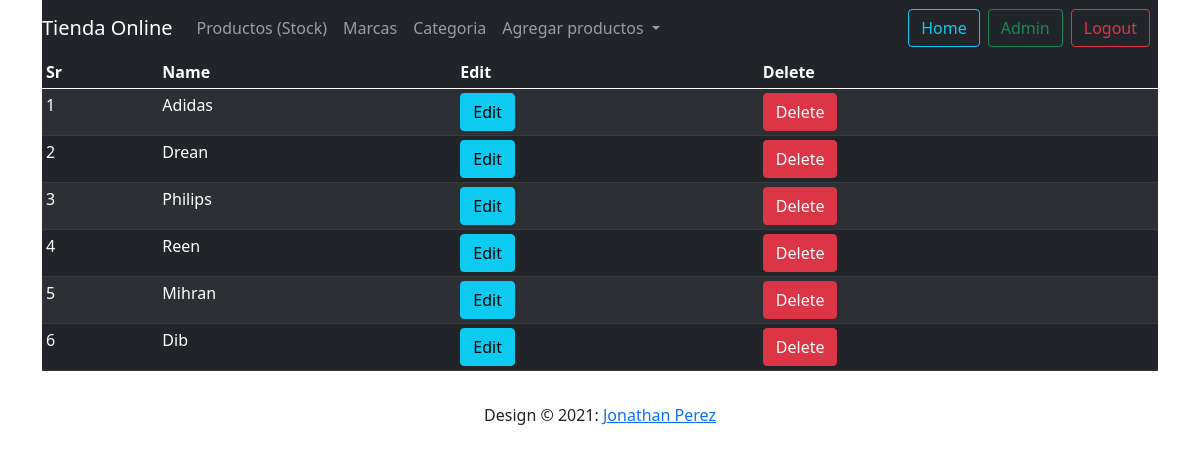
The app's page /brands (signed in) with its own data.
### shop/products/models.py (models this page shows)
class Brand(db.Model):
    id = db.Column(db.Integer, primary_key=True)
    name = db.Column(db.String(30), nullable=False, unique=True)

### shop/admin/routes.py (the view)
@app.route('/brands')
def brands():
    if 'email' not in session:
        flash('Please login first', 'danger')
        return redirect(url_for('login'))
    brands = Brand.query.order_by(Brand.id.desc()).all()
    return render_template('admin/brand.html', title ='Brand page', brands=brands)

### shop/templates/admin/brand.html (shortened to what this page needs)
{% extends 'layout.html'%}
{% block content%}
    <div class="container">
        <nav class="navbar navbar-expand-lg navbar-dark bg-dark">
            <a class="navbar-brand" href="{{url_for('admin')}}">Tienda Online</a>
            <div class="collapse navbar-collapse" id="navbarNavDropdown">
              <ul class="navbar-nav">
                <li class="nav-item active">
                  <a class="nav-link" href="{{url_for('admin')}}">Productos <span class="sr-only">(Stock)</span></a>
                </li>
                <li class="nav-item">
                  <a class="nav-link" href="{{url_for('brands')}}">Marcas</a>
                </li>
                <li class="nav-item">
                  <a class="nav-link" href="{{url_for('category')}}">Categoria</a>
                </li>
                <li class="nav-item dropdown">
                  <a class="nav-link dropdown-toggle" href="#" id="navbarDropdownMenuLink" role="button" data-toggle="dropdown" aria-haspopup="true" aria-expanded="false">
                    Agregar productos
                  </a>
                </li>
              </ul>
            </div>
            <a href=""<button class="btn btn-outline-info me-2" type="button">Home</button></a>
            <a href="{{url_for('admin')}}"><button class="btn btn-outline-success me-2" type="button">Admin</button></a>
            <a href="{{url_for('logout')}}"><button class="btn btn-outline-danger me-2" type="button">Logout</button></a>
          </nav>
    </div>
<div class="container">
    <table class="table table-sm table-striped table-condensed  table-hover table-dark">
        <thead>
            <th>Sr</th>
            <th>Name</th>
            <th>Edit</th>
            <th>Delete</th>
        </thead>
        <tbody>
            {% if brands %}
            {% for brand in brands %}
                <tr>
                    <td>{{ loop.index }}</td>
                    <td>{{ brand.name }}</td>
                    <td><a href="{{url_for('updatebrand', id=brand.id)}}" class="btn btn-info">Edit</a></td>
                    <td>
                        <button type="button" class="btn btn-danger" data-bs-toggle="modal" data-bs-target="#exampleModal-{{brand.id}}">
                          Delete
                        </button>
                    </td>
                </tr>
            {% endfor %}
            {% endif %}
        </tbody>
    </table>
</div>
{% endblock %}

### records on screen
Brand: name "Adidas"
Brand: name "Drean"
Brand: name "Philips"
Brand: name "Reen"
Brand: name "Mihran"
Brand: name "Dib"
